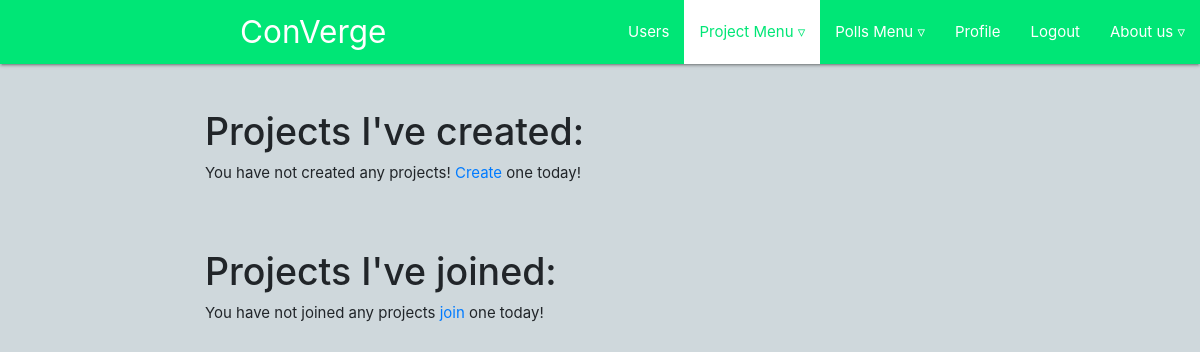
/myProjects/ (signed in), run on an earlier commit of the app's database.
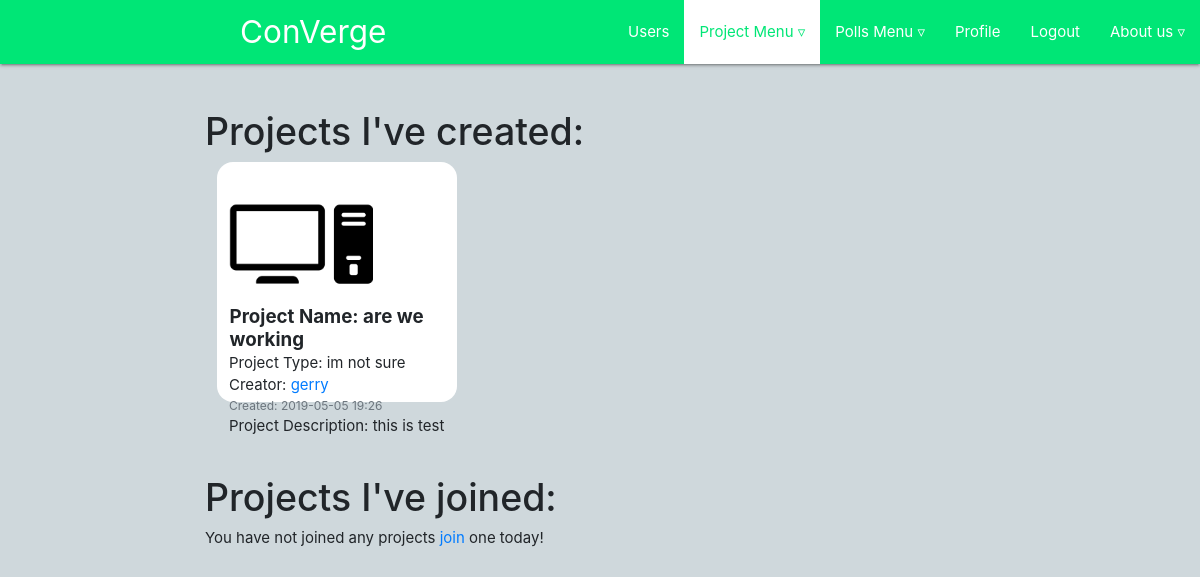
And on a later commit of the database.
### users/models.py (models this page shows, shortened)
class Project(models.Model):
      dateTime = models.CharField(max_length=100)
      creator = models.ForeignKey(Profile, on_delete=models.CASCADE)
      projectName = models.CharField(max_length=100)
      projectType = models.CharField(max_length=100)
      projectDescription = models.CharField(max_length=500)
      textArea = models.TextField(max_length=10000,default="add info / planning here")
      projectPicture = models.ImageField(default='pics/defaultProject.png',upload_to='pics/')

class Profile(models.Model):
    user = models.OneToOneField(User, on_delete=models.CASCADE) #pics is the directory in the MEDIA directory to be saved
    image = models.ImageField(default='pics/default.png',upload_to='pics/') #needs pillow to be installed
    location = models.CharField(max_length=100, default=" ")
    userDescription = models.CharField('User description', max_length=1000, default='tell us about yourself')
    userInterests = models.CharField('User interests', max_length=250, default='list your interests')

### users/views.py (the view)
# urls.py: path('myProjects/', user_views.myProjects, name='myProjects'),
def myProjects(request):
    user = request.user #find this user
    projects = Project.objects.all() #all projects
    myProjects =[] #create a list to hold only the projects related to user
    for x in projects:
      if x.creator.user == user:
        myProjects.append(x)
    members = Members.objects.all()
    memberProjects=[]
    for x in members:
      if x.member.user == user:
        proj=x.project
        memberProjects.append(x)
    return render(request,'users/myProjects.html',locals())

### users/templates/users/myProjects.html (shortened to what this page needs)
{% extends "main/header.html" %}
{% block content%}
<div class="row" id="main1">
  <div class="col-2"></div>
  <div class="col-9">
    <div><br><br>
      <h1>Projects I've created: </h1>
      {% for x in myProjects %}
          <div class="media1">
            <a href="/projectPage?proj1={{x.projectName}}"><img class="account-img"  src="{{x.projectPicture.url}}"></a>
            <div>
              <h5><strong>Project Name: {{x.projectName}}</strong></h5>
              <p>Project Type: {{x.projectType}}</p>
              <p>Creator: <a href="/allUsers?name1={{user}}"> {{x.creator.user}} </a></p>
              <p class="text-muted small">Created: {{x.dateTime}}</p>
              <p>Project Description: {{x.projectDescription}}</p>
            </div>
          </div>
      {% empty %}
        <p>You have not created any projects! <a href="/createProject">Create</a> one today!</p>
      {% endfor %}
    </div>
  </div>
</div>
<div class="row" id="main1">
  <div class="col-2"></div>
  <div class="col-9">
    <div><br><br>
      <h1>Projects I've joined: </h1>
      {% for x in memberProjects %}
          <div class="media1">
            <a href="/projectPage?proj1={{x.project.projectName}}"><img class="account-img"  src="{{x.project.projectPicture.url}}"></a>
            <div>
              <h5><strong>Project Name: {{x.project.projectName}}</strong></h5>
              <p>Project Type: {{x.project.projectType}}</p>
              <p>Creator: <a href="/allUsers?name1={{user}}"> {{x.project.creator.user}} </a></p>
              <p class="text-muted small">Created: {{x.dateTime}}</p>
              <p>Project Description: {{x.project.projectDescription}}</p>
            </div>
          </div>
      {% empty %}
        <p>You have not joined any projects <a href="/publicDashboard">join</a> one today!</p>
      {% endfor %}
    </div>
  </div>
</div>
{% endblock%}

### main/templates/main/header.html (shortened to what this page needs)
<head>
  {% load static %}
  <link rel="stylesheet" href="https://cdnjs.cloudflare.com/ajax/libs/materialize/1.0.0/css/materialize.min.css">
    <link rel="stylesheet" href="https://cdnjs.cloudflare.com/ajax/libs/materialize/1.0.0/css/materialize.min.css">
<link rel="stylesheet" href="https://stackpath.bootstrapcdn.com/bootstrap/4.3.1/css/bootstrap.min.css">
</head>
<body class="blue-grey lighten-4">
  <nav>
    <div class="nav-wrapper green accent-3">
      <a href="/" class="brand-logo" id='home' style="margin-left:20%">ConVerge</a>
      <ul id="nav-mobile" class="right hide-on-med-and-down">
        <li><a id="allUsers" href="/allUsers">Users</a></li>
        {% if not user.is_authenticated %}
        <li><a id="login" href="/login">Login</a></li>
        <li><a id="register" href="/register">Sign Up</a></li>
        {% else %}
        <li class="drop1"><div class="dropdown">
          <a class="dc2" href="#" role="button" data-toggle="dropdown" aria-haspopup="true" aria-expanded="false">
          Project Menu &#x25BF
          </a>
        </div></li>
        <li class="drop3"><div class="dropdown">
          <a class="dc3" href="#" role="button" data-toggle="dropdown" aria-haspopup="true" aria-expanded="false">
          Polls Menu &#x25BF
          </a>
        </div></li>
        <li><a id="profiles" href="/profiles">Profile</a></li>
        <li><a id="logout" href="/logout">Logout</a></li>
        {% endif %}
        <li class="drop2"><div class="dropdown">
          <a class="dc2" href="#" role="button" data-toggle="dropdown" aria-haspopup="true" aria-expanded="false">
          About us &#x25BF
          </a>
        </div></li>
      </ul>
    </div>
  </nav>
  {% block content%}
  {% endblock%}
</body>

### users/templates/users/myProjects.html (style rules this page uses)
.account-img { height: 18vh; }
.media1 { float: left; background-color:white; width: 20vw; height: 20vw; border-radius: 2vh; margin-left: 1vw; margin-bottom: 1vh; padding-left:1vw; }
p { margin: 0px; }
h5 { margin: .5px; }

What changed in the data, as far as the page shows it:
now on this page (row edited): Project: projectPicture (placeholder picture), projectName "are we working", projectType "im not sure", creator.user "gerry", dateTime "2019-05-05 19:26", projectDescription "this is test"
Also different on the page:
text no longer shown: "You have not created any projects! Create one today!"
